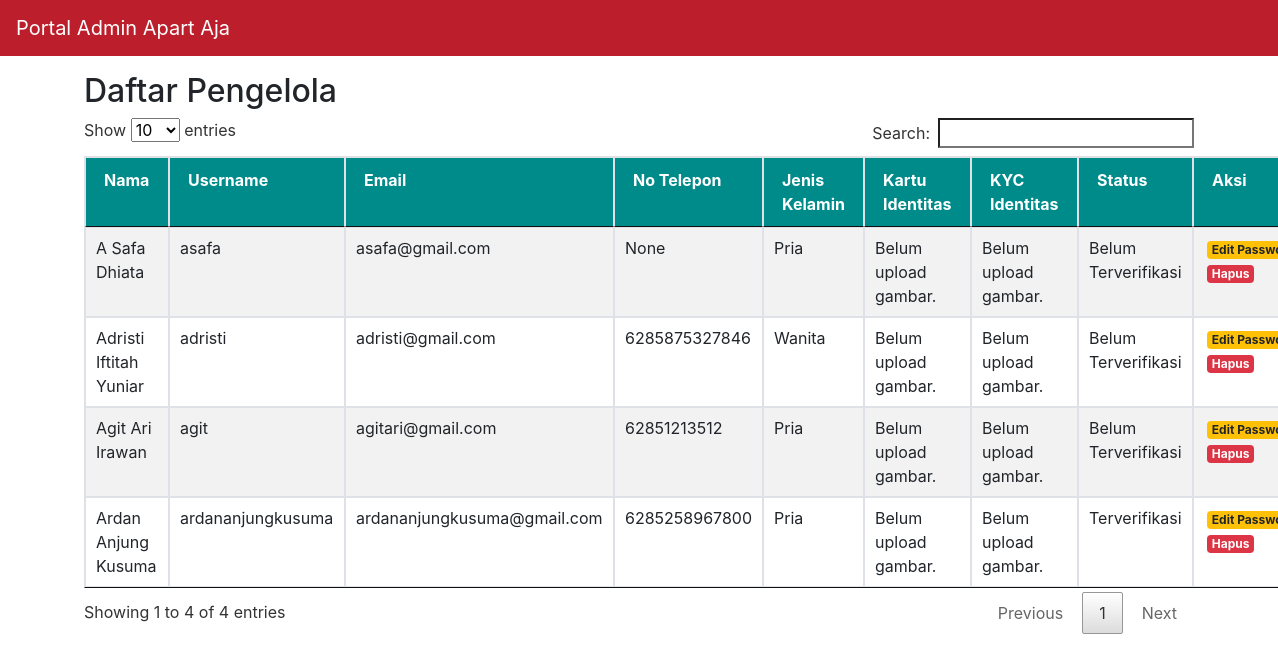
Page /index.php/admin/dataPengelola on the earlier database version.
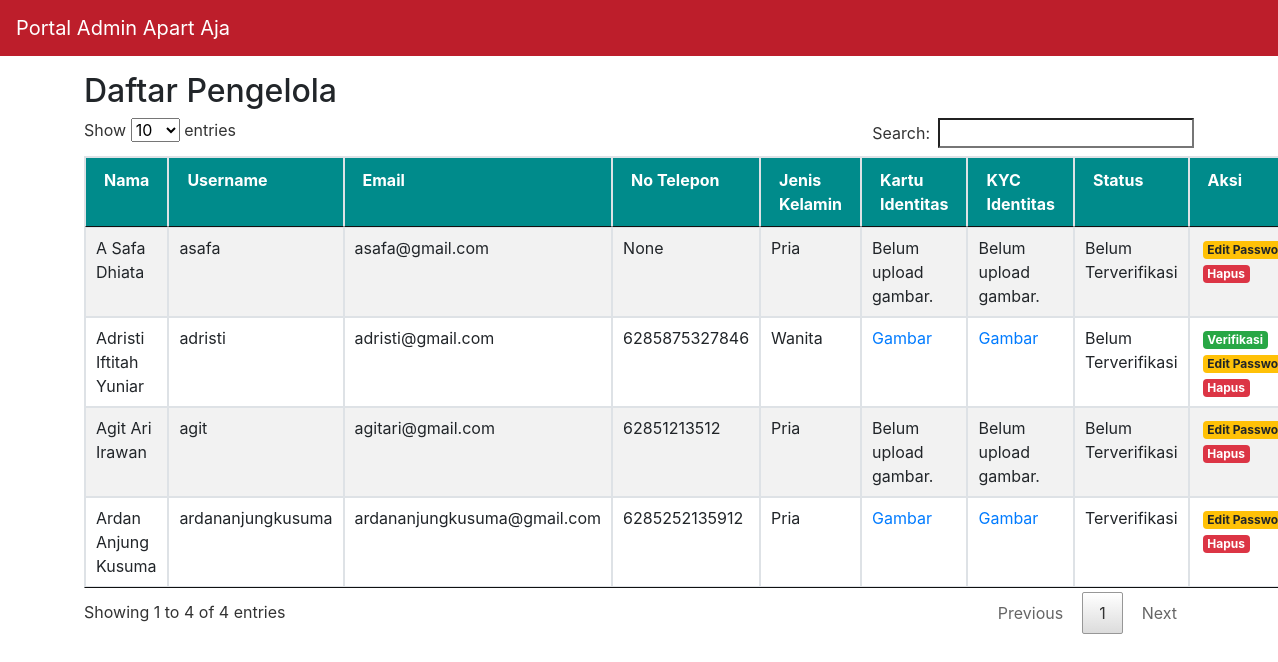
Same page on the later database version.
### tables this page shows
CREATE TABLE `pengelola_apartemen` (
  `id_pengelola` int(11) NOT NULL,
  `nama` varchar(255) NOT NULL,
  `no_telpon` varchar(255) NOT NULL,
  `jenis_kelamin` varchar(255) NOT NULL,
  `email` varchar(255) NOT NULL,
  `username` varchar(255) NOT NULL,
  `password` varchar(255) NOT NULL,
  `gambar_identitas` text NOT NULL,
  `kyc_identitas` text NOT NULL,
  `status_pengelola` varchar(255) NOT NULL DEFAULT 'Belum Terverifikasi'
);

### application/controllers/Admin.php (called while the page is built, shortened)
<?php
class Admin extends CI_Controller
{
    public function __construct()
    {
        $this->load->model('user_model');
        $this->load->model('pengelola_model');
        $this->load->model('admin_model');
    }
    public function dataPengelola()
    {
        $data['pengelola'] = $this->pengelola_model->getAllPengelola();
        $this->load->view('templates/header-admin');
        $this->load->view('admin/data-pengelola', $data);
        $this->load->view('templates/footer-admin');
    }
}

### index.php (called while the page is built, shortened)
<?php
require_once BASEPATH.'core/CodeIgniter.php';

### application/models/Pengelola_model.php (called while the page is built, shortened)
<?php
class pengelola_model extends CI_Model
{
    public function getAllPengelola()
    {
        $query = $this->db->query("SELECT * FROM pengelola_apartemen");
        return $query->result_array();
    }
}

### application/views/admin/data-pengelola.php (the view, shortened to what this page needs)
<div class="container">
    <div class="row mt-3">
        <div class="col-lg-12" style="margin: 0 auto;">
            <h2>Daftar Pengelola</h2>
            <table class="table table-striped table-bordered" id="listUser">
                <thead>
                    <tr style="background-color:darkcyan;color:white;font-weight:bold">
                        <td>Nama</td>
                        <td>Username</td>
                        <td>Email</td>
                        <td>No Telepon</td>
                        <td>Jenis Kelamin</td>
                        <td>Kartu Identitas</td>
                        <td>KYC Identitas</td>
                        <td>Status</td>
                        <td>Aksi</td>
                    </tr>
                </thead>
                <tbody>
                    <?php
                    foreach ($pengelola as $pengelola) { ?>
                        <tr>
                            <td>
                                <?= $pengelola['nama'] ?>
                            </td>
                            <td>
                                <?= $pengelola['username'] ?>
                            </td>
                            <td>
                                <?= $pengelola['email'] ?>
                            </td>
                            <td>
                                <?= $pengelola['no_telpon'] ?>
                            </td>
                            <td>
                                <?= $pengelola['jenis_kelamin'] ?>
                            </td>
                            <td>
                                <?php
                                if ($pengelola['gambar_identitas'] == "None") {
                                    echo "Belum upload gambar.";
                                } else {
                                ?>
                                    <a href="<?= base_url() ?>assets/img/identitas/kartu_identitas/<?= $pengelola['gambar_identitas'] ?>" target="_blank">Gambar</a>
                                <?php
                                }
                                ?>
                            </td>
                            <td>
                                <?php
                                if ($pengelola['kyc_identitas'] == "None") {
                                    echo "Belum upload gambar.";
                                } else {
                                ?>
                                    <a href="<?= base_url() ?>assets/img/identitas/kyc_identitas/<?= $pengelola['kyc_identitas'] ?>" target="_blank">Gambar</a>
                                <?php
                                }
                                ?>
                            </td>
                            <td>
                                <?= $pengelola['status_pengelola'] ?>
                            </td>
                            <td>
                                <?php
                                if ($pengelola['status_pengelola'] == "Terverifikasi" or $pengelola['status_pengelola'] == "Verifikasi Ditolak" or $pengelola['kyc_identitas'] == "None") {
                                } else {
                                ?>
                                    <a class="badge badge-success" href="<?= base_url() ?>admin/verifikasiPengelola/<?= $pengelola['id_pengelola'] ?>">Verifikasi</a>
                                <?php
                                }
                                ?>
                                <a class="badge badge-warning" href="<?= base_url() ?>admin//<?= $pengelola['id_pengelola'] ?>">Edit Password</a>
                                <a class="badge badge-danger" href="<?= base_url() ?>admin//<?= $pengelola['id_pengelola'] ?>">Hapus</a>
                            </td>
                        </tr>
                    <?php
                    }
                    ?>
                </tbody>
            </table>
        </div>
    </div>
</div>

Differences in the rows shown:
changed pengelola_apartemen "Ardan Anjung Kusuma": no_telpon "6285258967800" → "6285252135912"; gambar_identitas "Belum upload gambar." → "Gambar"; kyc_identitas "Belum upload gambar." → "Gambar"
changed pengelola_apartemen "Adristi Iftitah Yuniar": gambar_identitas "Belum upload gambar." → "Gambar"; kyc_identitas "Belum upload gambar." → "Gambar Verifikasi"
